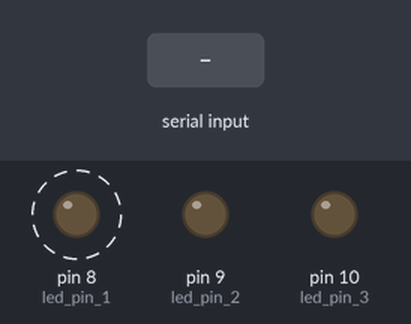
This sketch was run on a simulated Arduino Uno, built with avr-gcc and run on an emulated ATmega328P. Shown: output pins drawn as LEDs (lit = HIGH). Dashed ring = blinking. Inputs (shaded band) come from the test bench.

Above: at 1.2 s.
1.3 s: "3" received over Serial
At 2.8 s:
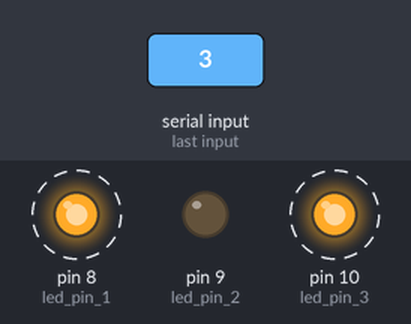
4.3 s: "2" received over Serial
At 5.7 s:
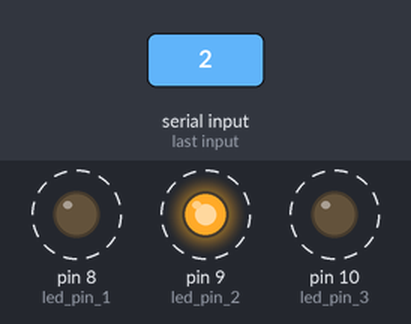
Timing chart, 0 to 22.5 s (numbered marks = the images above; inputs shaded):
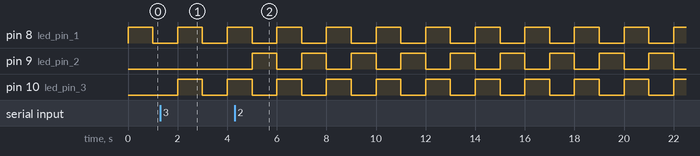

Measured:
- after the input at 1.3 s, pin 10 (led_pin_3): LOW → HIGH after 0.70 s, → LOW 1.0 s later, → HIGH 1.0 s later
- after the input at 4.3 s, pin 9 (led_pin_2): alternates HIGH for 1.0 s and LOW for 1.0 s, starting after 0.70 s
- by itself, pin 8 (led_pin_1): alternates HIGH for 1.0 s and LOW for 1.0 s

The sketch:

three_blinks.ino
```cpp
#define led_pin_1 8
#define led_pin_2 9
#define led_pin_3 10

bool blink_1, blink_2, blink_3;
bool turn_on_led_pin_2, turn_on_led_pin_3;

void setup(){
  Serial.begin(9600);
  cli();
  TCCR1A = 0;
  TCCR1B = 0;
  TCNT1 = 0;
  OCR1A = 62500;
  TCCR1B = TCCR1B | (1 << WGM12);
  TCCR1B = TCCR1B | (1 << CS12);
  TIMSK1 |= (1 << OCIE1A);
  pinMode(led_pin_1, OUTPUT);
  pinMode(led_pin_2, OUTPUT);
  pinMode(led_pin_3, OUTPUT);
  sei();
}

ISR(TIMER1_COMPA_vect){
  blink_1 = !blink_1;
  blink_2 = turn_on_led_pin_2 ? !blink_2 : false;
  blink_3 = turn_on_led_pin_3 ? !blink_3 : false;
}

void loop(){
  digitalWrite(led_pin_1, blink_1);
  digitalWrite(led_pin_2, blink_2);
  digitalWrite(led_pin_3, blink_3);
  if (Serial.available() >= 1){
    int data = Serial.read();
    if (data == '2'){
      turn_on_led_pin_2 = !turn_on_led_pin_2;
    }
    if (data == '3'){
      turn_on_led_pin_3 = !turn_on_led_pin_3;
    }
  }
}
```
